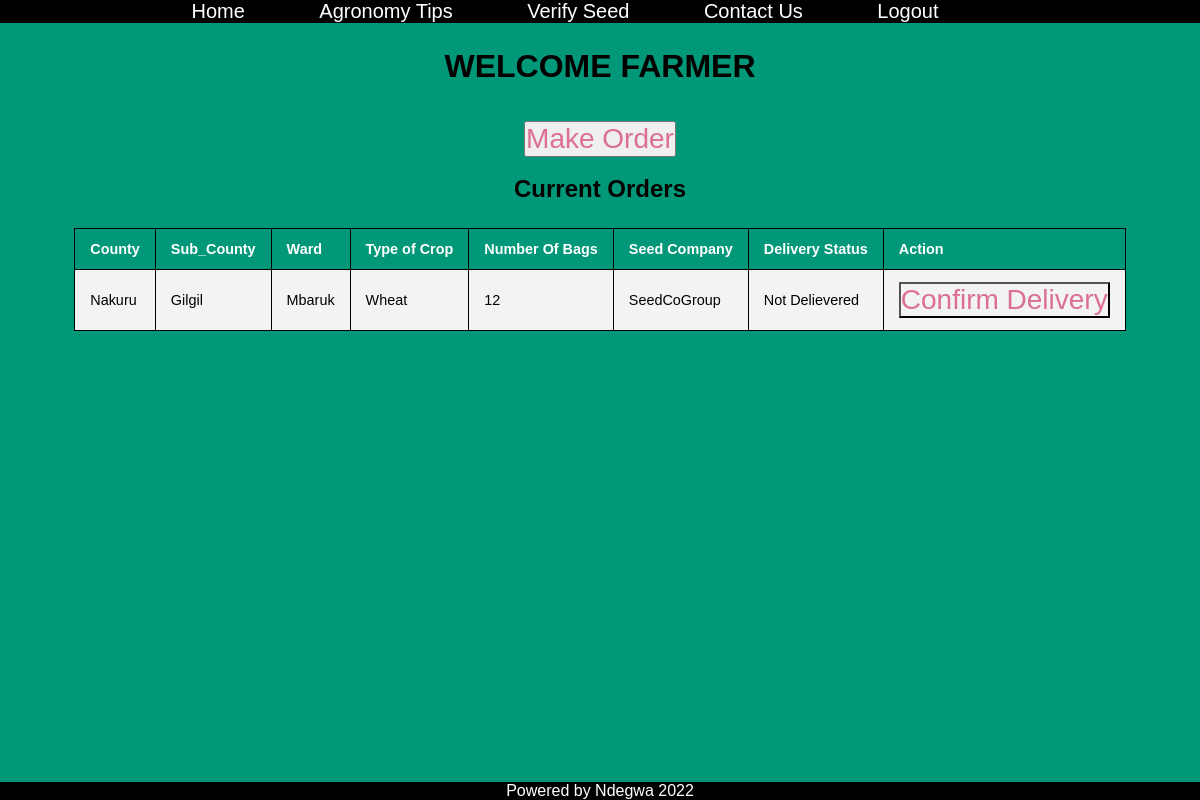
Page /farmerlog.php (signed in) on the committed database.
### tables this page shows
CREATE TABLE `orders` (
  `id` int(11) NOT NULL,
  `Farmer_id` int(11) NOT NULL,
  `County` varchar(20) NOT NULL,
  `SubCounty` varchar(20) NOT NULL,
  `Ward` varchar(20) NOT NULL,
  `Type_of_Crop` varchar(50) NOT NULL,
  `No_of_bags` int(11) NOT NULL,
  `SeedCompany` varchar(20) NOT NULL,
  `DeliveryStatus` tinyint(1) NOT NULL DEFAULT 0
);

### farmerlog.php (the view, shortened to what this page needs)
<?php
$host = "localhost";
$user = "root";
$password = "";
$db = "farm";
$data = mysqli_connect($host, $user, $password, $db);
?>
<!DOCTYPE html>
<html>
<head>
    <link rel="stylesheet" href="style.css">
</head>
<body>
    <div class="navigation-bar">
        <nav>
            <ul id='MenuItems'>
                <li><a href='farmerlog.php'>Home</a></li>
                <li><a href='Agronomy Tips.php'>Agronomy Tips</a></li>
                <li><a href='authentication.php'>Verify Seed</a></li>
                <li><a href='contactus.html'>Contact Us</a></li>
                <li><a href='logout.php'>Logout</a></li>
            </ul>
        </nav>
    </div>
    <div class="main-content">
        <div>
            <center>
                <div class="makeorder">
                    <h1>WELCOME FARMER</h1>
                    <br><br>
                    <button><a href="orders.php">Make Order</a></button>
                    <br><br>
                    <h2>Current Orders </h2>
                    <table class="content-table">
                        <thead>
                            <tr>
                                <th>County</th>
                                <th>Sub_County</th>
                                <th>Ward</th>
                                <th>Type of Crop</th>
                                <th>Number Of Bags</th>
                                <th>Seed Company</th>
                                <th>Delivery Status</th>
                                <th>Action</th>
                            </tr>
                        </thead>
                        <tbody>
                            <?php
                            $Farmer_id = $_SESSION['user_id'];
                            $sql = "select * from orders where Farmer_id = $Farmer_id";
                            $result = mysqli_query($data, $sql);
                            if ($result) {
                                while ($row = mysqli_fetch_assoc($result)) {
                                    $County =  $row['County'];
                                    $Number = $row['id'];
                                    $SubCounty =  $row['SubCounty'];
                                    $Ward =  $row['Ward'];
                                    $Type_of_crop = $row['Type_of_Crop'];
                                    $No_of_bags =  $row['No_of_bags'];
                                    $SeedCompany =  $row['SeedCompany'];
                                    if ($row['DeliveryStatus'] == 1) {
                                        $DeliveryStatus = 'Delievered';
                                    } else {
                                        $DeliveryStatus = 'Not Delievered';
                                    }
                                    echo '<tr>
                        <td>' . $County . '</td>
                        <td>' . $SubCounty . '</td>
                        <td>' . $Ward . '</td>
                        <td>' . $Type_of_crop . '</td>
                        <td>' . $No_of_bags . '</td>
                        <td>' . $SeedCompany . '</td>
                        <td>' . $DeliveryStatus . '</td>
                        <td>
                        <button><a href="order_update.php? updateid=' . $Number . '"> Confirm Delivery</a></button>
                        </td>
                                </tr>';
                                }
                            }
                            ?>
                        </tbody>
                    </table>
                </div>
            </center>
        </div>
    </div>
    <div class="main-footer">
        <span>
            Powered by Ndegwa 2022
        </span>
    </div>
</body>
</html>

### style.css (style rules this page uses)
* { margin: 0; padding: 0; box-sizing: border-box; }
.navigation-bar nav { background-color: black; }
nav { flex: 1; text-align: center; }
nav ul { display: inline-block; list-style: none; }
nav ul li { display: inline-block; margin-right: 70px; }
nav ul li a { text-decoration: none; font-size: 20px; color: white; font-family: sans-serif; }
a { text-decoration: none; color: palevioletred; font-size: 28px; }
.main-content { background-color: #009879; align-content: center; padding-top: 25px; padding-bottom: 25px; padding-right: 25px; padding-left: 25px; margin-right: auto; margin-left: auto; }
.main-footer { position: fixed; left: 0; bottom: 0; width: 100%; background-color: black; color: white; text-align: center; }
.content-table { border-collapse: collapse; margin: 25px 0; font-size: 0.9em; min-width: 400px; align-items: center; }
.content-table thead tr { background-color: #009879; color: white; text-align: left; font-weight: bold; }
.content-table th, .content-table td { padding: 12px 15px; }
.content-table tbody tr { border-bottom: 1px solid gray; }
.content-table tbody tr :nth-of-type(even) { background-color: #f3f3f3; }
.content-table tbody tr :nth-of-type(odd) { background-color: #f3f3f3; }
* { margin: 0; padding: 0; box-sizing: border-box; font-family: "Poppins", sans-serif; }
body { width: 100%; background: #009879; align-items: center; justify-content: center; }

### farmerlog.php (style rules this page uses)
table, th, td { border: 1px solid black; }

### rows in the picture
orders: County "Nakuru", SubCounty "Gilgil", Ward "Mbaruk", Type_of_Crop "Wheat", No_of_bags "12", SeedCompany "SeedCoGroup", DeliveryStatus "Not Delievered"
